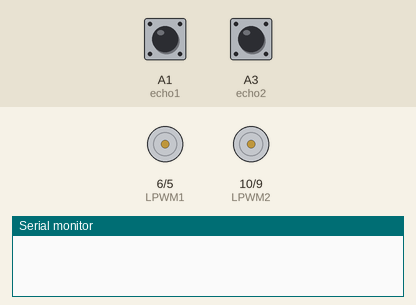
The sketch below on a simulated Arduino Uno, built with avr-gcc and run on an emulated ATmega328P. On the bench: motor-driver pin pairs drawn as motors (green arrow = first pin HIGH = forward, orange = second pin HIGH = backward, longer = more drive), the last lines printed to the serial monitor. Inputs (shaded band) come from the test bench; at power-on: A1 (echo1) LOW, A3 (echo2) LOW.

Above: at 1.2 s.
1.3 s: A1 (echo1) pulsed HIGH 5 times (0.12 s each, 0.3 s apart)
At 3.9 s:
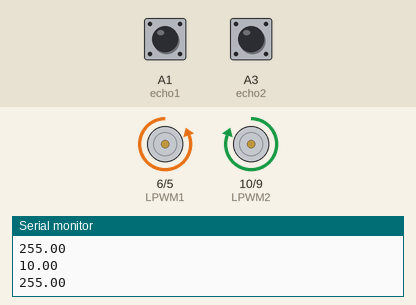
5.8 s: A3 (echo2) pulsed HIGH 5 times (0.12 s each, 0.3 s apart)
At 7.6 s:
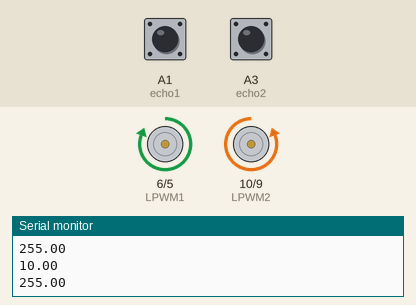
At 9.1 s:
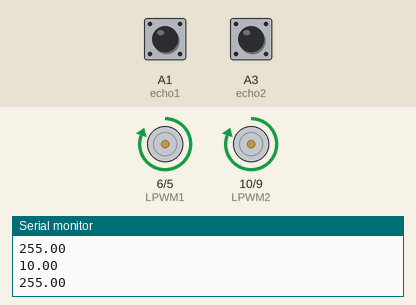
Timing chart, 0 to 10.6 s (numbered marks = the images above; inputs shaded):
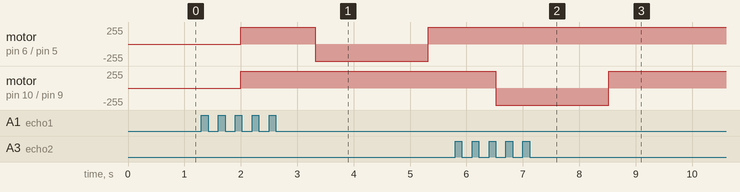

The sketch:

4motor_control.ino
```cpp
double output1;
double output2;
double angle_dist;
double set1;
double set2;

const int trigger1 = A0;
const int echo1 = A1;

const int trigger2 = A2;
const int echo2 = A3;

long duration1;
long duration2;
int distance1;
int distance2;

const int RPWM1 = 5;
const int LPWM1 = 6;

const int RPWM2 = 9;
const int LPWM2 = 10;

int counter;

void setup() {
  Serial.begin(9600);

  angle_dist = 10.0;

  pinMode(trigger1, OUTPUT);
  pinMode(echo1, INPUT);

  pinMode(RPWM1, OUTPUT);
  pinMode(LPWM1, OUTPUT);

  pinMode(trigger2, OUTPUT);
  pinMode(echo2, INPUT);

  pinMode(RPWM2, OUTPUT);
  pinMode(LPWM2, OUTPUT);

  counter = 0;
}


double set_change(double angle_dist){
  double new_set;
  new_set = angle_dist+5.0;
  return(new_set);
}


void loop() {

  // Sensor Feedback
  digitalWrite(trigger1,LOW);
  delayMicroseconds(2);

  digitalWrite(trigger1,HIGH);
  delayMicroseconds(10);

  duration1 = pulseIn(echo1,HIGH);
  distance1 = duration1*0.034/2;

  digitalWrite(trigger2,LOW);
  delayMicroseconds(2);

  digitalWrite(trigger2,HIGH);
  delayMicroseconds(10);

  duration2 = pulseIn(echo2,HIGH);
  distance2 = duration2*0.034/2;


  set1 = abs(angle_dist-distance1);
  output1 = (set1/36.0)*255.0;
  output1 = output1 + 200.0;
  if (output1 > 255.0){
    output1 = 255.0;
  }

  set2 = abs(angle_dist-distance2);
  output2 = (set2/36.0)*255.0;
  output2 = output2+200.0;
  if (output2 > 255.0){
    output2 = 255.0;
  }

  if (distance1 > angle_dist){
    analogWrite(RPWM1, output1);
    analogWrite(LPWM1, 0);
  }

  else if (distance1 < angle_dist){
    analogWrite(RPWM1, 0);
    analogWrite(LPWM1, output1);
  }

  else if (distance1 = angle_dist){
    analogWrite(RPWM1, 0);
    analogWrite(LPWM1, 0);
  }


  if (distance2 > angle_dist){
    analogWrite(RPWM2, output2);
    analogWrite(LPWM2, 0);
  }

  else if (distance2 < angle_dist){
    analogWrite(RPWM2, 0);
    analogWrite(LPWM2, output2);
  }

  else if (distance2 = angle_dist){
    analogWrite(RPWM2, 0);
    analogWrite(LPWM2, 0);
  }

  counter = counter + 1;

  if (counter == 1000){
    angle_dist = set_change(angle_dist);
    counter = 0;
  }

  if (angle_dist > 25){
    angle_dist = 10;
    counter = 0;
  }


  Serial.print(angle_dist);
  Serial.println();
  Serial.print(output1);
  Serial.println();

}
```

Measured:
- after the input at 5.8 s, motor on pin 10 (LPWM2) / pin 9 (RPWM2): forward 255/255 → backward 255/255 after 0.72 s, → forward 255/255 2.0 s later
